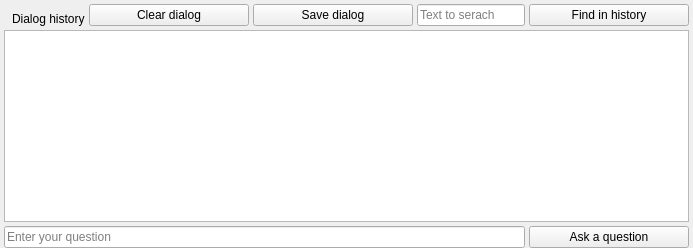
      <widget class="QWidget" name="llmPage">
       <layout class="QVBoxLayout" name="verticalLayout">
        <property name="spacing">
         <number>4</number>
        </property>
        <property name="leftMargin">
         <number>4</number>
        </property>
        <property name="topMargin">
         <number>4</number>
        </property>
        <property name="rightMargin">
         <number>4</number>
        </property>
        <property name="bottomMargin">
         <number>0</number>
        </property>
        <item>
         <layout class="QHBoxLayout" name="buttonLayout" stretch="2,1,1,4,1">
          <property name="spacing">
           <number>4</number>
          </property>
          <property name="leftMargin">
           <number>8</number>
          </property>
          <item>
           <widget class="QLabel" name="dialogLbl">
            <property name="text">
             <string>Dialog history</string>
            </property>
            <property name="alignment">
             <set>Qt::AlignmentFlag::AlignBottom|Qt::AlignmentFlag::AlignLeading|Qt::AlignmentFlag::AlignLeft</set>
            </property>
           </widget>
          </item>
          <item>
           <widget class="QPushButton" name="clearDialogBtn">
            <property name="minimumSize">
             <size>
              <width>160</width>
              <height>0</height>
             </size>
            </property>
            <property name="text">
             <string>Clear dialog</string>
            </property>
            <property name="icon">
             <iconset resource="../res/petcore.qrc">
              <normaloff>:/images/dialog_clear</normaloff>:/images/dialog_clear</iconset>
            </property>
           </widget>
          </item>
          <item>
           <widget class="QPushButton" name="saveDialogBtn">
            <property name="minimumSize">
             <size>
              <width>160</width>
              <height>0</height>
             </size>
            </property>
            <property name="text">
             <string>Save dialog</string>
            </property>
            <property name="icon">
             <iconset resource="../res/petcore.qrc">
              <normaloff>:/images/dialog_save</normaloff>:/images/dialog_save</iconset>
            </property>
           </widget>
          </item>
          <item>
           <widget class="QLineEdit" name="searchTextEdit">
            <property name="placeholderText">
             <string>Text to serach</string>
            </property>
           </widget>
          </item>
          <item>
           <widget class="QPushButton" name="findTextBtn">
            <property name="minimumSize">
             <size>
              <width>160</width>
              <height>0</height>
             </size>
            </property>
            <property name="text">
             <string>Find in history</string>
            </property>
            <property name="icon">
             <iconset resource="../res/petcore.qrc">
              <normaloff>:/images/search</normaloff>:/images/search</iconset>
            </property>
           </widget>
          </item>
         </layout>
        </item>
        <item>
         <widget class="QPlainTextEdit" name="dialogEdit"/>
        </item>
        <item>
         <layout class="QHBoxLayout" name="questionLayout">
          <property name="spacing">
           <number>4</number>
          </property>
          <item>
           <widget class="QLineEdit" name="questionEdit">
            <property name="placeholderText">
             <string>Enter your question</string>
            </property>
           </widget>
          </item>
          <item>
           <widget class="QPushButton" name="askBtn">
            <property name="minimumSize">
             <size>
              <width>160</width>
              <height>0</height>
             </size>
            </property>
            <property name="text">
             <string>Ask a question</string>
            </property>
            <property name="icon">
             <iconset resource="../res/petcore.qrc">
              <normaloff>:/images/question</normaloff>:/images/question</iconset>
            </property>
           </widget>
          </item>
         </layout>
        </item>
       </layout>
      </widget>
